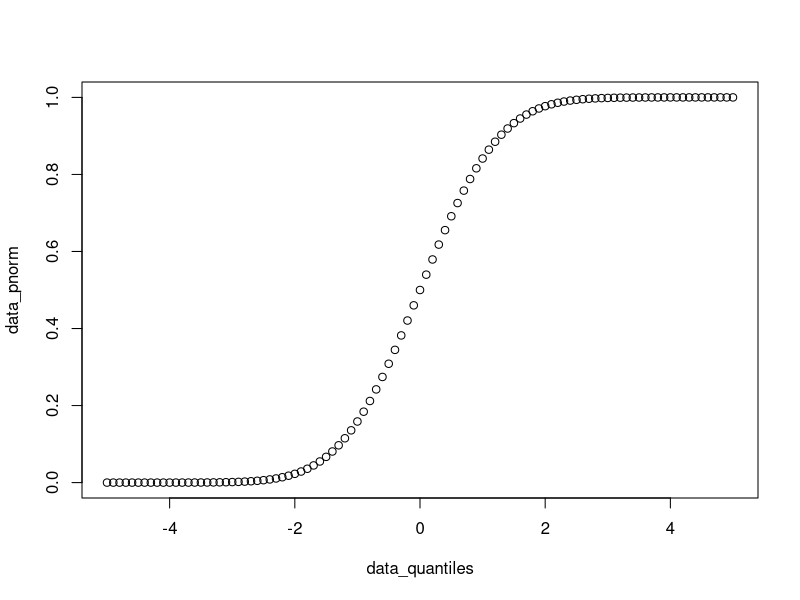
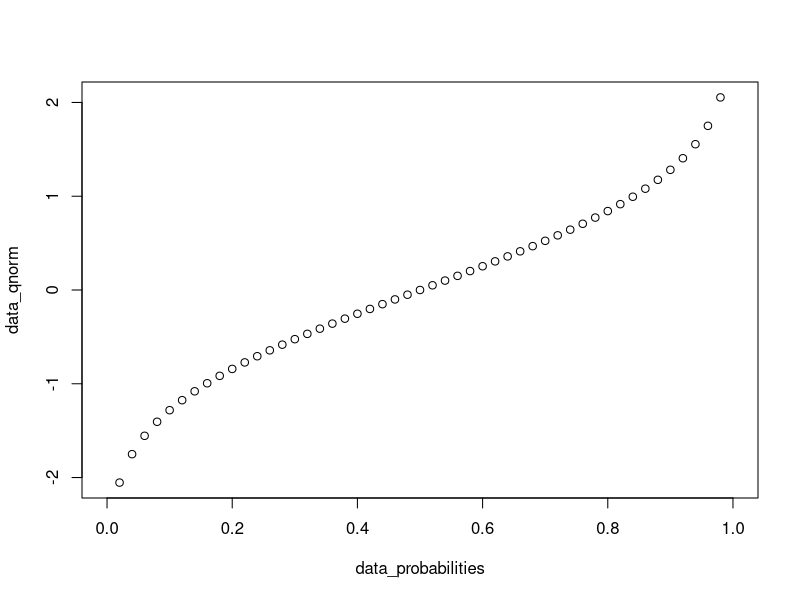
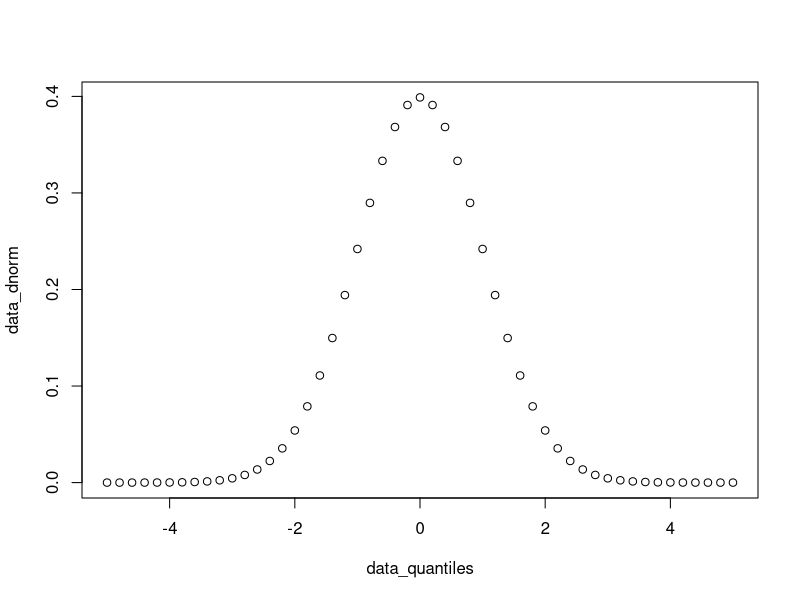
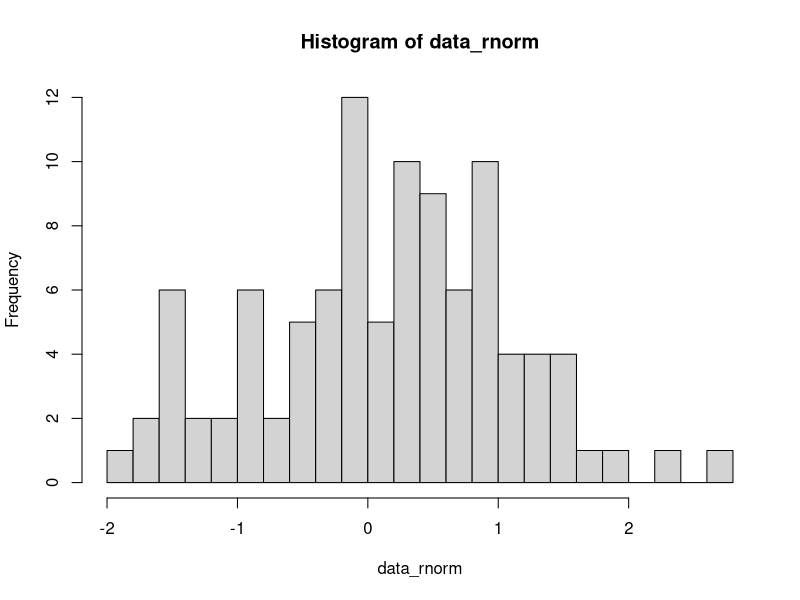
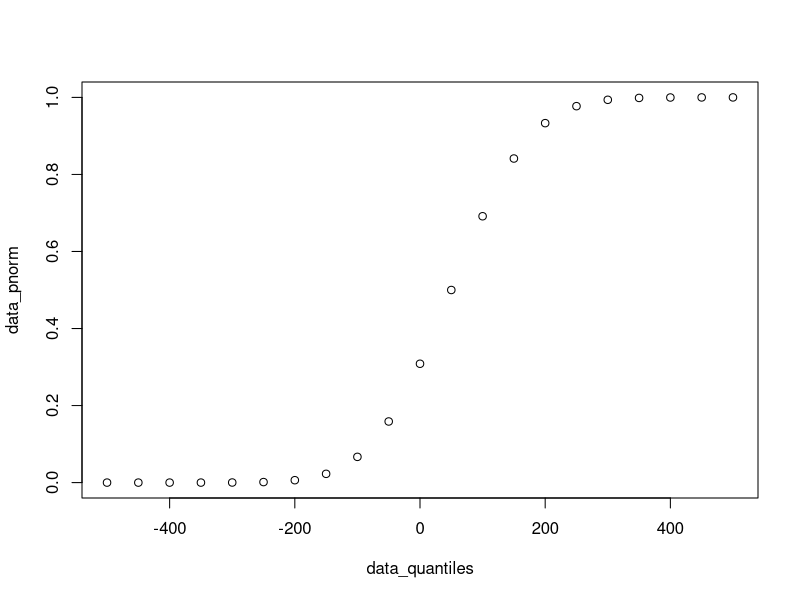
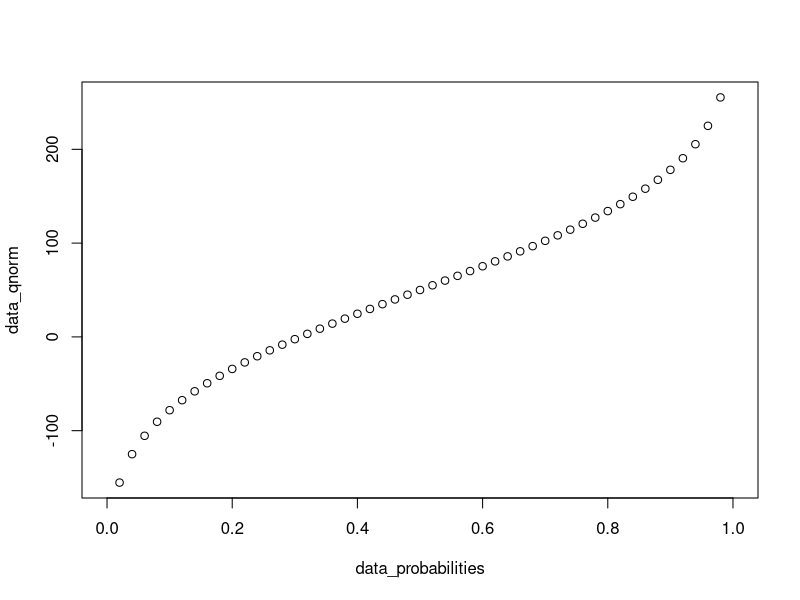
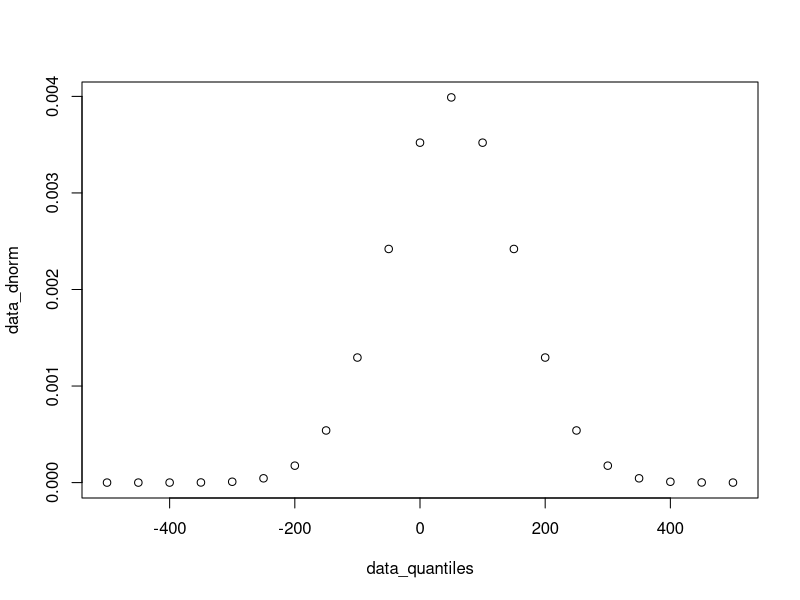
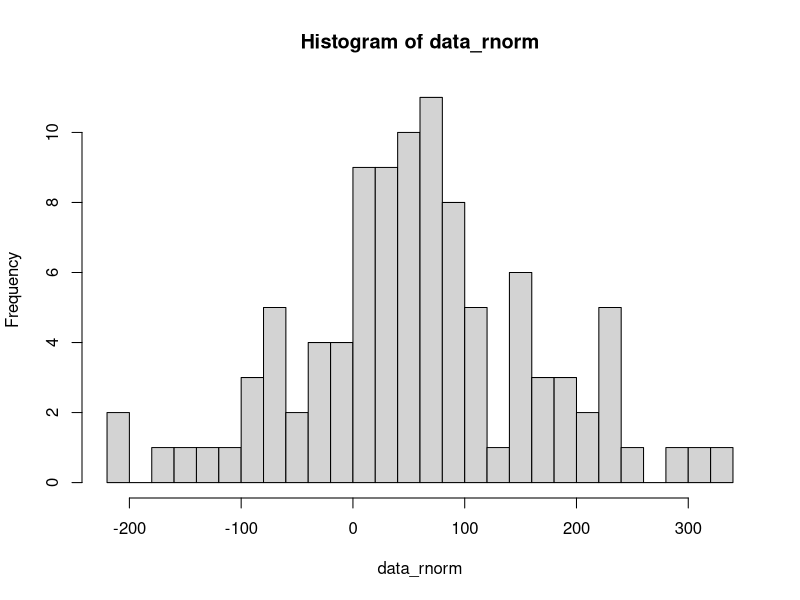

These figures' R source, in order:
## ---- chunk 1
knitr::opts_chunk$set(echo = TRUE)
## ---- chunk 2
data_quantiles <- seq(-5, 5, 0.1)
head(data_quantiles)
## ---- chunk 3
data_pnorm <- pnorm(q = data_quantiles) 
head(data_pnorm)
## ---- chunk 4
plot(data_quantiles, data_pnorm)
## ---- chunk 5
data_probabilities <- seq(from = 0, to = 1, by = 0.02)
head(data_probabilities)
## ---- chunk 6
data_qnorm <- qnorm(p = data_probabilities) 
head(data_qnorm)
## ---- chunk 7
plot(data_probabilities, data_qnorm)
## ---- chunk 8
data_quantiles <- seq(-5, 5, 0.2)
head(data_quantiles)
## ---- chunk 9
data_dnorm <- dnorm(x = data_quantiles) 
head(data_dnorm)
## ---- chunk 10
plot(data_quantiles, data_dnorm)
## ---- chunk 11
data_rnorm <- rnorm(n = 100)
head(data_rnorm)
## ---- chunk 12
hist(data_rnorm, breaks = 20)
## ---- chunk 13
data_quantiles <- seq(-500, 500, 50)
head(data_quantiles)
## ---- chunk 14
data_pnorm <- pnorm(q = data_quantiles, mean = 50, sd = 100)
head(data_pnorm)
## ---- chunk 15
plot(data_quantiles, data_pnorm)
## ---- chunk 16
data_probabilities <- seq(from = 0, to = 1, by = 0.02)
head(data_probabilities)
## ---- chunk 17
data_qnorm <- qnorm(p = data_probabilities, mean = 50, sd = 100) 
head(data_qnorm)
## ---- chunk 18
plot(data_probabilities, data_qnorm)
## ---- chunk 19
data_quantiles <- seq(-500, 500, 50)
head(data_quantiles)
## ---- chunk 20
data_dnorm <- dnorm(x = data_quantiles, mean = 50, sd = 100) 
head(data_dnorm)
## ---- chunk 21
plot(data_quantiles, data_dnorm)
## ---- chunk 22
data_rnorm <- rnorm(n = 100, mean = 50, sd = 100)
head(data_rnorm)
## ---- chunk 23
hist(data_rnorm, breaks = 20)
## ---- chunk 24
data_quantiles <- seq(0, 50, 1)
head(data_quantiles)
## ---- chunk 25
data_pbinom <- pbinom(q = data_quantiles, size = 50, prob = 0.1)
head(data_pbinom)
## ---- chunk 26
plot(data_quantiles, data_pbinom)
## ---- chunk 27
data_probabilities <- seq(from = 0, to = 1, by = 0.02)
head(data_probabilities)
## ---- chunk 28
data_qbinom <- qbinom(p = data_probabilities, size = 50, prob = 0.1)
head(data_qbinom)
## ---- chunk 29
plot(data_probabilities, data_qbinom)
## ---- chunk 30
data_quantiles <- seq(0, 50, 1)
head(data_quantiles)
## ---- chunk 31
data_dbinom <- dbinom(x = data_quantiles, size = 50, prob = 0.1)
head(data_dbinom)
## ---- chunk 32
plot(data_quantiles, data_dbinom)
## ---- chunk 33
data_rbinom <- rbinom(n = 100, size = 50, prob = 0.1)
head(data_rbinom)
## ---- chunk 34
hist(data_rbinom, breaks = 20)
## ---- chunk 35
data_rnorm <- rnorm(n = 1000, mean = 50, sd = 100)
quantile(data_rnorm, probs = seq(0, 1, 0.1))
## ---- chunk 36
plot(
  seq(0, 1, 0.1),
  quantile(data_rnorm, probs = seq(0, 1, 0.1))
)
## ---- chunk 37
set.seed(1)
x <- rnorm(n = 1000, mean = 0, sd = 1)
y <- rnorm(n = 2000, mean = 1, sd = 1)
## ---- chunk 38
par(mfrow = c(2, 1))
hist(x, breaks = 30)
hist(y, breaks = 30)
par(mfrow = c(1, 1 ))
## ---- chunk 39
t.test(x, y)
## ---- chunk 40
t.test(y, x)
## ---- chunk 41
set.seed(1)
n_sample <- 10
x <- runif(n = n_sample, min = 10, max = 20)
y <- x + 2 + rnorm(n = n_sample, mean = 0, sd = 1)
## ---- chunk 42
mean(y - x)
## ---- chunk 43
t.test(x, y, paired = TRUE)
## ---- chunk 44
set.seed(1)
x <- runif(n = 10, min = 1, max = 11)
y <- runif(n = 5, min = 3, max = 13)
## ---- chunk 45
wilcox.test(x, y)
## ---- chunk 46
wilcox.test(x, y, alternative = "less")
## ---- chunk 47
set.seed(1)
n_sample <- 1000
x1 <- rnorm(n = n_sample, mean = 10, sd = 2)
x2 <- x1 + 5 + rnorm(n = n_sample, mean = 0, sd = 1)
x3 <- x2 + 0 + rnorm(n = n_sample, mean = 0, sd = 0.5)
data_aov <- data.frame(
  value = c(x1, x2, x3),
  group = c(
    rep("x1", length(x1)),
    rep("x2", length(x2)),
    rep("x3", length(x3))
  )
)
head(data_aov)
## ---- chunk 48
aov_result <- aov(value ~ group, data_aov)
aov_result
## ---- chunk 49
summary(aov_result)
## ---- chunk 50
data_fisher <- matrix(
  data = c(12, 4, 3, 23),
  nrow = 2, ncol = 2,
  dimnames = list(
    c("DE", "Not DE"),
    c("In pathway", "Not in pathway")
  )
)
data_fisher
## ---- chunk 51
fisher.test(data_fisher)
## ---- chunk 52
data_p_values <- runif(1E3, min = 0, max = 1)
data_p_adjusted <- p.adjust(data_p_values, method = "BH")
head(sort(data_p_adjusted))
## ---- chunk 53
par(mfrow = c(2, 1))
hist(data_p_values, xlim = c(0, 1), breaks = seq(0, 1, 0.05))
hist(data_p_adjusted, xlim = c(0, 1), breaks = seq(0, 1, 0.05))
par(mfrow = c(1, 1))
